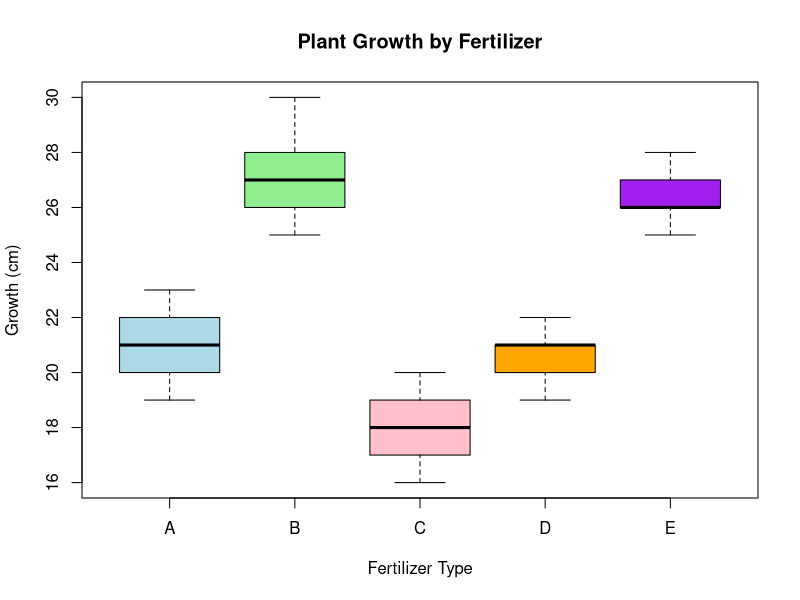
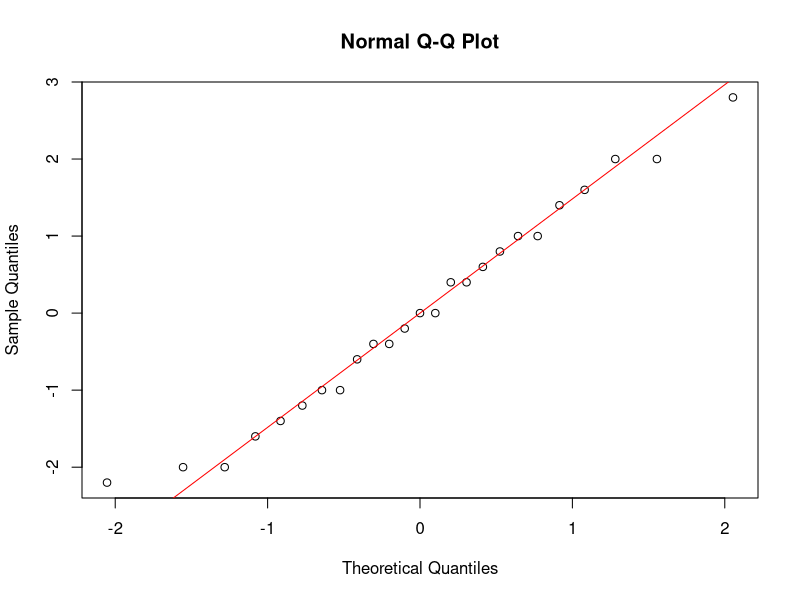

Source code (R) for these figures, in order:
# ====================================================
# Single Factor ANOVA Demo in R (Five Groups)
# ====================================================

# Step 1: Create the Data
# -----------------------
# Plant growth for each fertilizer
growth_A <- c(20, 22, 19, 23, 21)  # Fertilizer A
growth_B <- c(25, 27, 26, 28, 30)  # Fertilizer B
growth_C <- c(18, 17, 16, 19, 20)  # Fertilizer C
growth_D <- c(21, 20, 22, 19, 21)  # Fertilizer D
growth_E <- c(26, 25, 27, 26, 28)  # Fertilizer E

### Step 1a: Check equal variance ###
sd_A <- sd(growth_A)
sd_B <- sd(growth_B)
sd_C <- sd(growth_C)
sd_D <- sd(growth_D)
sd_E <- sd(growth_E)

cat("Standard deviation of Fertilizer A:", sd_A, "\n")
cat("Standard deviation of Fertilizer B:", sd_B, "\n")
cat("Standard deviation of Fertilizer C:", sd_C, "\n")
cat("Standard deviation of Fertilizer D:", sd_D, "\n")
cat("Standard deviation of Fertilizer E:", sd_E, "\n")

# Combine all data
growth <- c(growth_A, growth_B, growth_C, growth_D, growth_E)
group <- factor(rep(c("A", "B", "C", "D", "E"), each = 5))
plant_data <- data.frame(growth, group)

# Step 2: Visualize the Data
boxplot(growth ~ group, data = plant_data,
        main = "Plant Growth by Fertilizer",
        xlab = "Fertilizer Type",
        ylab = "Growth (cm)",
        col = c("lightblue", "lightgreen", "pink", "orange", "purple"))

# Step 3: Perform Single Factor ANOVA
anova_result <- aov(growth ~ group, data = plant_data)
print("ANOVA Result:")
print(summary(anova_result))

# Step 3a: Check normality of residuals
residuals_anova <- residuals(anova_result)
qqnorm(residuals_anova)
qqline(residuals_anova, col = "red")

# Step 4: Post-Hoc Test (Tukey HSD)
tukey_result <- TukeyHSD(anova_result)
print("Tukey HSD Post-Hoc Test:")
print(tukey_result)


# Step 5: Interpretation
# ----------------------
# - ANOVA tests whether at least one group mean differs from the others
# - Tukey HSD shows which specific groups differ
# - Groups A & D and B & E should cluster together since their means are similar
